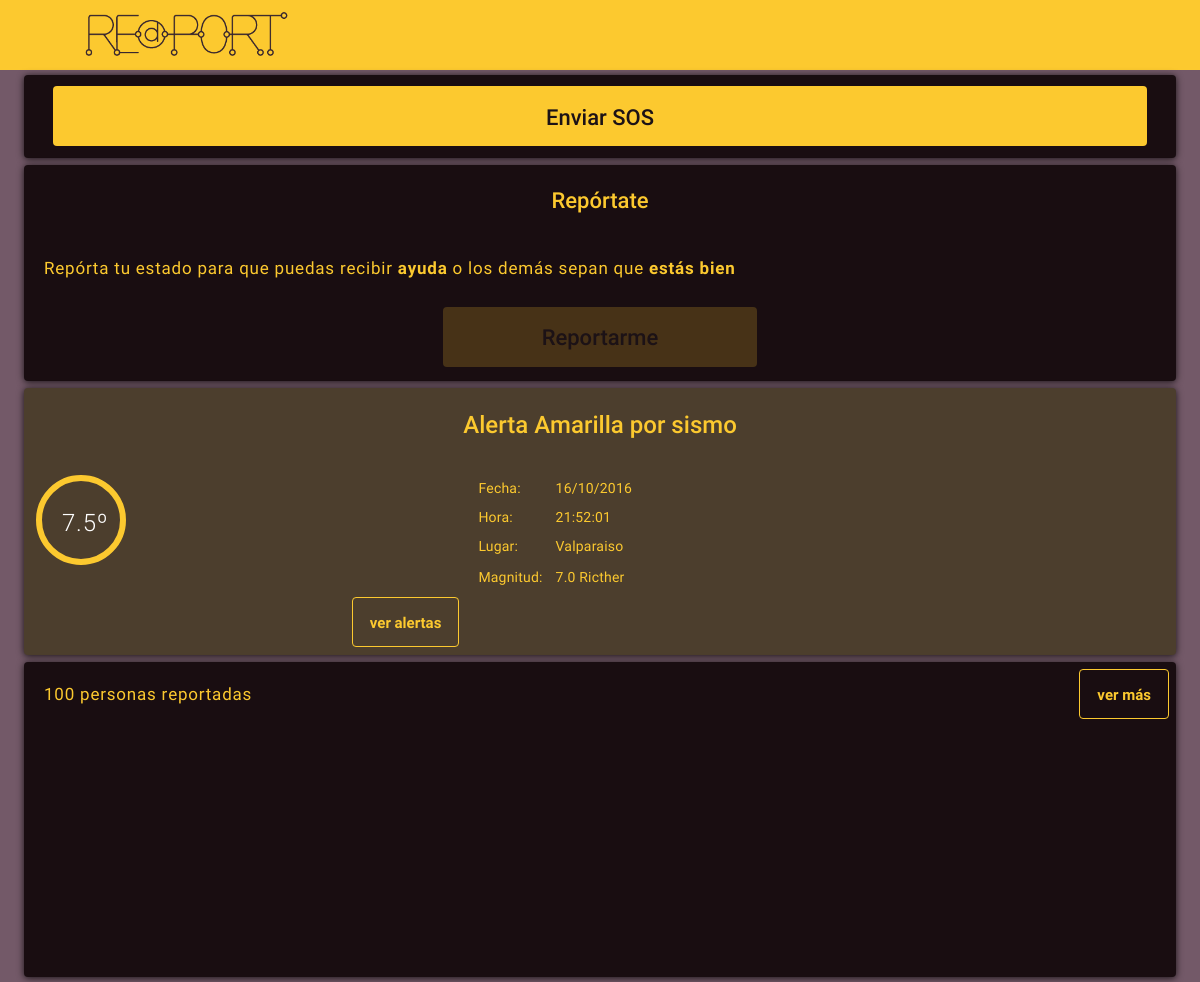
The page / on the database its author committed.
### tables this page shows
CREATE TABLE `evento` (
  `id` int(11) NOT NULL,
  `fecha` varchar(45) DEFAULT NULL,
  `hora` varchar(45) DEFAULT NULL,
  `tipo` varchar(45) DEFAULT NULL,
  `lugar` varchar(45) DEFAULT NULL,
  `alerta` varchar(45) DEFAULT NULL,
  `intensidad` varchar(45) DEFAULT NULL,
  `magnitud` varchar(45) DEFAULT NULL,
  `detalle` varchar(500) DEFAULT NULL,
  PRIMARY KEY (`id`)
);

### index.php (the view, shortened to what this page needs)
<!DOCTYPE html>
<html lang="es">
<?php include "head.php"; ?>
<body onload="getLocation()">
  <div class="pagina_esp">
  <div class="header2">
    <div class="logo">
    <img src="img/Logo_redport_web.png" alt="logo_redport">
  </div>
  </div>
<div class="container_2">
  <a class="button_rut" href="#">
      Enviar SOS</a>
</div>
<div class="container">
  <h1>Repórtate</h1>
  <p>Repórta tu estado para que puedas recibir <b>ayuda</b> o los demás sepan que <b>estás bien</b></p>
  <div class="input_rut">
  <form action="agregar_direccion_POST.php" class="login-rut" method="POST">
      <button id="btn_reportar" class="button_ip" onclick="getLocation()" type="submit" disabled >Reportarme</button>
  </form>
  </div>
</div>
    <?php
    $shots = mysql_query("SELECT id,fecha,hora,tipo,lugar,alerta,intensidad,magnitud FROM mesh_redport.evento ORDER BY id DESC LIMIT 1;") or die(mysql_error());
    while($row = mysql_fetch_assoc($shots)) {
        if($row["alerta"] == "Temprana Preventiva"){
            echo "<div class='event_box_green'>";
        }else if($row["alerta"] == "Amarilla"){
            echo "<div class='event_box_yellow'>";
        }else if($row["alerta"] == "Roja"){
            echo "<div class='event_box_red'>";
        }
        echo "<h1>Alerta ".$row["alerta"]." por ".$row["tipo"]."</h1>";
        echo "<div class='event_content'>";
        if($row["alerta"] == "Temprana Preventiva"){
            echo "<div class='number_box_green'>";
            echo "<p id='numero'>7.5º</p>";
        }else if($row["alerta"] == "Amarilla"){
            echo "<div class='number_box_yellow'>";
            echo "<p id='numero'>7.5º</p>";
        }else if($row["alerta"] == "Roja"){
            echo "<div class='number_box_red'>";
            echo "<p id='numero'>7.5º</p>";
        }
        echo "</div><div class='table'><table><tr><td class=\"celda\"><p class=\"table_text\">Fecha:</p></td>";
        echo "<td><p class=\"table_text\">".$row["fecha"]."</p></td></tr><tr><td class=\"celda\"><p class=\"table_text\">Hora:</p></td>";
        echo "<td><p class=\"table_text\">".$row["hora"]."</p></td></tr><tr><td class=\"celda\"><p class=\"table_text\">Lugar:</p></td>";
        echo " <td><p class=\"table_text\">".$row["lugar"];
        echo "</p></td></tr><tr>";
        echo "</tr><tr><td class=\"celda\"><p class=\"table_text\">Magnitud:</p></td>";
        echo " <td><p class=\"table_text\">".$row["magnitud"]." Ricther</p></td>";
    } ?>
        </tr>
      </table>
  </div>
</div>
  <div class="container_button">
        <a id="btn_display" class="button_two_event" href="#">ver alertas</a>
</div>
</div>
<div class="container">
   <div class="map_people">
     <p id="texto_mapa">100 personas reportadas</p>
     <a class="button_two" href="personas_reportadas.php">ver más</a>
   </div>
   <div class="map">
      <div id='map' style='width: 347px; height: 250px;'></div>
   </div>
</div>
</div>
 </body>
</html>

### css/redport.css (style rules this page uses)
.container { width:96%;height:100%;margin:0 auto;background-color:#190d11;box-shadow:0px 1px 7px 0px rgba(0,0,0,0.8);padding-bottom:5px;margin-top:7px;border-radius:4px;display:block }
.container h1 { margin:0 auto;display:block;text-align:center;font-size:22px;font-family:"Roboto",sans-serif;font-weight:500;padding:20px 20px 25px 20px;position:relative;color:#fcc92f }
.container a { text-decoration:none }
.container_2 { width:96%;height:100%;margin:0 auto;padding-bottom:8px;padding-top:5px;background-color:#190d11;box-shadow:0px 1px 7px 0px rgba(0,0,0,0.8);margin-top:5px;border-radius:4px;display:block }
.event_box_yellow { width:96%;height:100%;margin:0 auto;background-color:#4c3e2d;box-shadow:0px 1px 7px 0px rgba(0,0,0,0.8);margin-top:7px;border-radius:4px;display:block }
.event_box_yellow h1 { margin:0 auto;display:block;text-align:center;font-size:24px;font-family:"Roboto",sans-serif;font-weight:500;padding:20px 20px 25px 20px;position:relative;color:#fcc92f }
* { box-sizing:border-box }
body { margin:0 auto;background-color:#b5b5b5;font-family:"Roboto",sans-serif }
h1,h2,h3,h4,h5,h6 { font-family:"Roboto Condensed",sans-serif }
p { font-size:17px;font-weight:normal;letter-spacing:.8px;text-align:left;padding-left:20px;padding-right:20px;color:#fcc92f }
.pagina_esp { width:100%;margin:0 auto;background-color:#735968;display:block;padding-bottom:5px }
.header2 { width:100%;height:70px;margin:0 auto;display:block;background-color:#fcc92f }
.header2 .logo img { display:inline-block;position:relative;width:234px;margin:7px 55px 7px 70px }
.input_rut { text-align:left }
.login-rut { width:330px;margin:0 auto;padding:5px 0 5px 0 }
button,.button { width:17.3em;height:70px;margin:0 auto;background-color:#fcc92f;box-shadow:0px 1px 7px 0px rgba(0,0,0,0.8);margin-top:6px;margin-bottom:4px;padding-top:24px;border-radius:4px;display:block;cursor:pointer;text-align:center;font-size:20px;font-family:"Roboto",sans-serif;color:#1c1216;font-weight:500;text-decoration:none;box-shadow:0 0 #7a58dc inset }
button:disabled,.button:disabled { background-color:rgba(252,201,47,0.2) }
.container_button { height:65px }
.button_rut { width:95%;height:60px;margin:0 auto;background-color:#fcc92f;margin-top:6px;padding-top:16px;margin-bottom:4px;border-radius:4px;display:block;cursor:pointer;text-align:center;font-size:22px;font-family:"Roboto",sans-serif;color:#1c1216;font-weight:500;text-decoration:none }
.button_ip { width:95%;border:none;height:60px;margin:0 auto;background-color:#fcc92f;margin-top:6px;margin-bottom:4px;padding-top:0px;border-radius:4px;display:block;cursor:pointer;text-align:center;font-size:22px;font-family:"Roboto",sans-serif;color:#1c1216;font-weight:500;text-decoration:none }
.button_two { padding:14px 17px 14px 17px;border-radius:4px;border:1px solid #fcc92f;display:inline-block;position:relative;float:right;margin-top:17px;margin-right:7px;bottom:10px;z-index:99;font-size:15px;font-family:"Roboto",sans-serif;font-weight:700;text-align:center;text-decoration:none;color:#fcc92f }
.button_two_event { padding:14px 17px 14px 17px;border-radius:4px;border:1px solid #fcc92f;display:inline-block;position:relative;float:right;margin-top:17px;margin-right:7px;bottom:10px;z-index:99;font-size:15px;font-family:"Roboto",sans-serif;font-weight:700;text-align:center;text-decoration:none;color:#fcc92f }
.number_box_yellow { width:90px;height:90px;margin:5px 10px 5px 12px;display:inline-block;border-radius:50%;border:6px solid #fcc92f }
#numero { font-size:24px;margin-top:25px;font-family:"Roboto",sans-serif;font-weight:300;text-align:center;color:#fff }
.celda { width:30px;padding:0 }
.table { width:60%;position:relative;margin-top:2px;float:right }
.table_text { font-size:14px;font-family:"Roboto",sans-serif;font-weight:normal;letter-spacing:0.2px;text-align:left;margin:3px;margin-left:0;margin-right:0;padding-left:10px;padding-right:0;color:#fcc92f }
.event_content { width:96%;height:100%;margin:5px 0px 20px 0px }
.map { width:96%;margin:0 auto;border-radius:4px;display:block }
#texto_mapa { display:inline-block;position:relative;color:#fcc92f;margin-top:20px }
.map_people { height:60px }

### rows shown on the page
evento: alerta "Amarilla", tipo "sismo", shows "7.5º", fecha "16/10/2016", hora "21:52:01", lugar "Valparaiso", magnitud "7.0"
